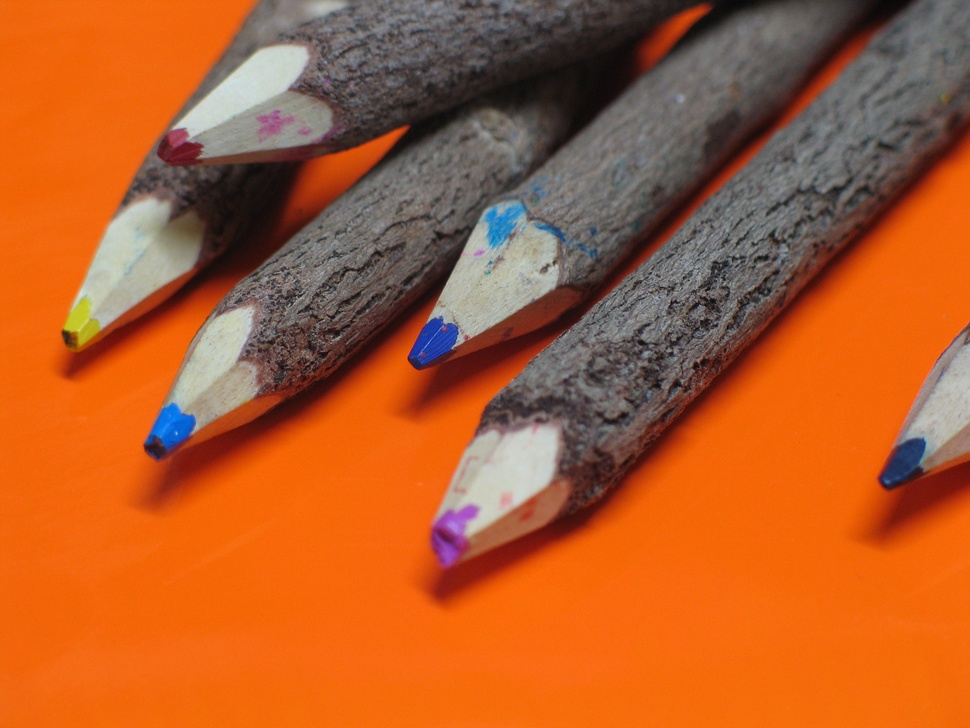
#> input picture automated-image-editing/photos/art-1419766.jpg, 970 x 728 px, shrunk from 2462 x 1847 before the run; its folder holds 4 pictures in this run
$ python greyscale.py
#> lines starting #> are read from the running program, lines starting #| are printed output that depends on the picture
from PIL import Image
import os

image_path = "greyscale_images"

if image_path not in os.listdir():
    os.mkdir(image_path)

files_path = 'photos'
files = [i for i in os.listdir(files_path) if '.jpg' in i]

for file in files:
    file_path = os.path.join(files_path, file)
    new_path = os.path.join(image_path, file)

    image = Image.open(file_path).convert('L')
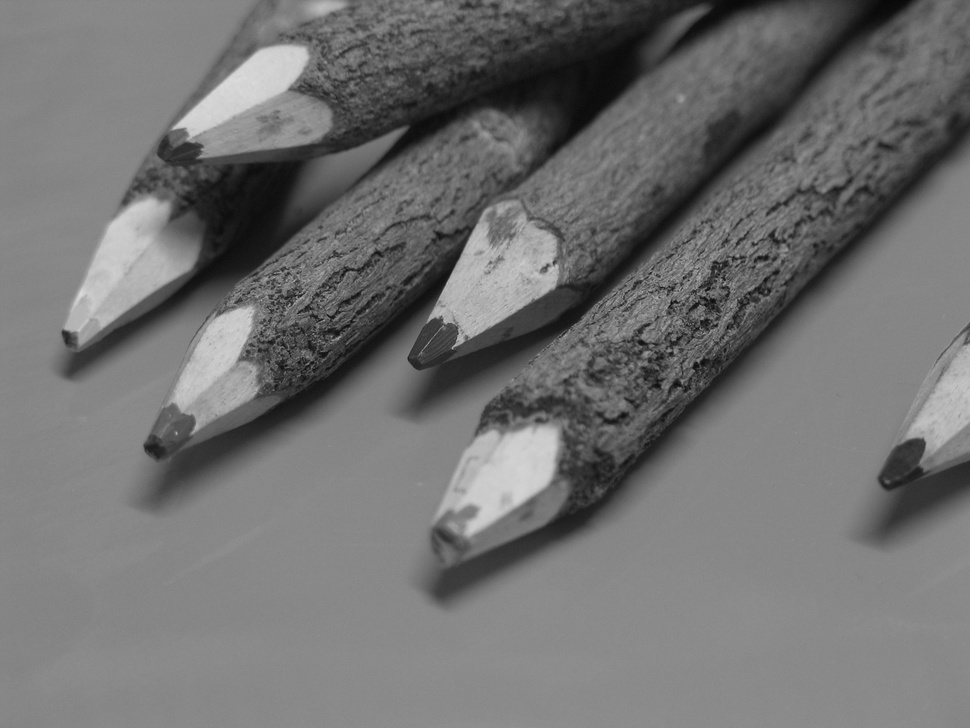
#> image: PIL image 970x728 L; min 6, max 219, mean 113.1
#> pass 3 of the loop `for file in files:`:
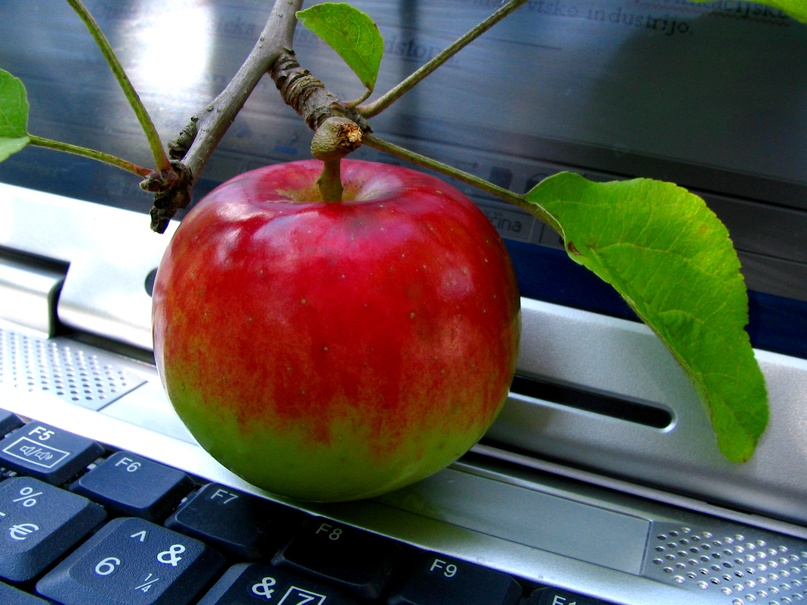
#> input picture automated-image-editing/photos/computer-and-apple-1241514.jpg, 807 x 605 px, shrunk from 2048 x 1536 before the run
#> `image = Image.open(file_path).convert('L')`:
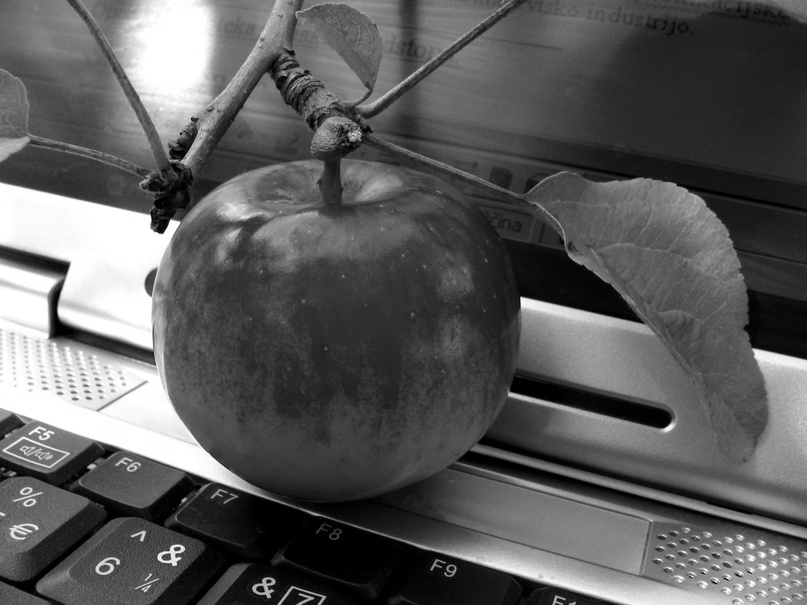
#> image: PIL image 807x605 L; min 0, max 255, mean 91.5
#> the loop made 4 passes; the first 3 are shown

    image.save(new_path)
